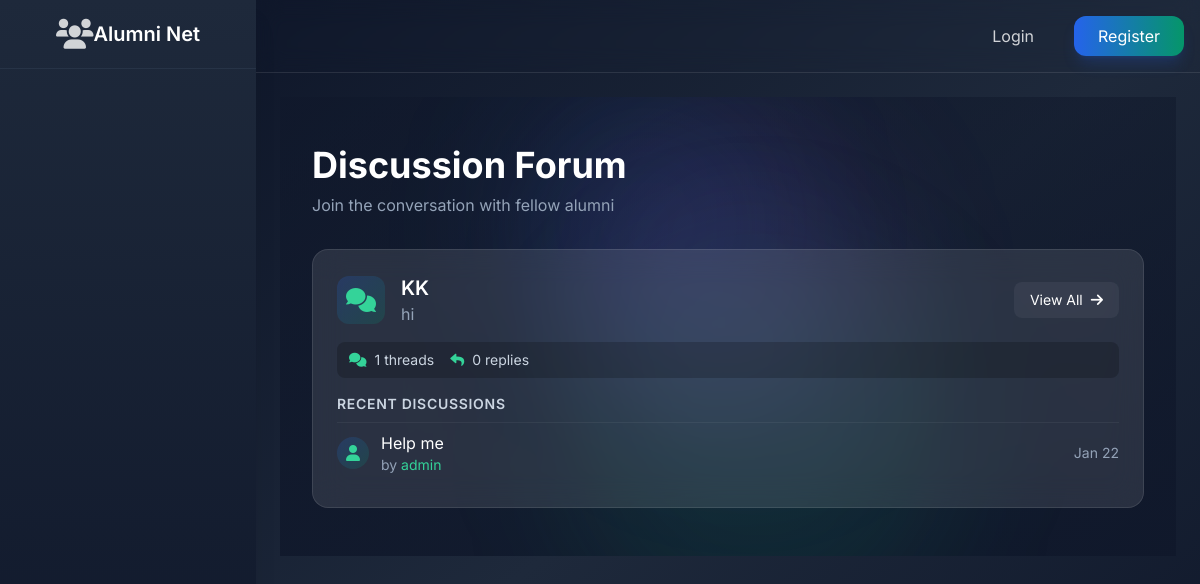
Before: /forum/ with the older database file.
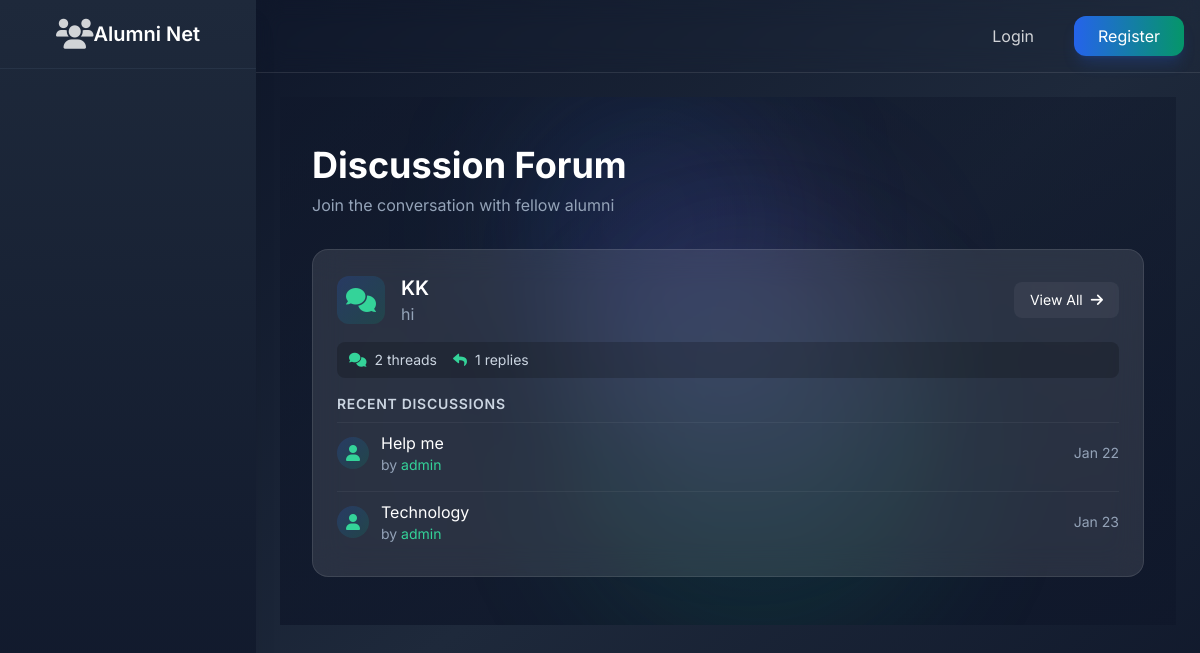
After: the same page with the newer database file.
### forum/models.py (models this page shows, shortened)
class Category(models.Model):
    name = models.CharField(max_length=100)
    description = models.TextField()
    created_at = models.DateTimeField(auto_now_add=True)
    class Meta:
        verbose_name_plural = "Categories"

class Thread(models.Model):
    title = models.CharField(max_length=200)
    content = models.TextField()
    category = models.ForeignKey(Category, on_delete=models.CASCADE, related_name='threads')
    author = models.ForeignKey(settings.AUTH_USER_MODEL, on_delete=models.CASCADE)
    created_at = models.DateTimeField(auto_now_add=True)
    updated_at = models.DateTimeField(auto_now=True)
    is_pinned = models.BooleanField(default=False)
    is_locked = models.BooleanField(default=False)
    views = models.PositiveIntegerField(default=0)

### users/models.py (models this page shows, shortened)
class User(AbstractUser):
    USER_TYPES = (
        ('admin', 'Admin'),
        ('alumni', 'Alumni'),
        ('student', 'Student'),
    )
    INDUSTRY_CHOICES = (
        ('it', 'Information Technology'),
        ('finance', 'Finance'),
        ('healthcare', 'Healthcare'),
        ('education', 'Education'),
        ('manufacturing', 'Manufacturing'),
        ('retail', 'Retail'),
        ('consulting', 'Consulting'),
        ('marketing', 'Marketing'),
        ('other', 'Other')
    )
    AVAILABILITY_CHOICES = (
        ('available', 'Available for Mentorship'),
        ('limited', 'Limited Availability'),
        ('unavailable', 'Not Available'),
    )
    user_type = models.CharField(max_length=10, choices=USER_TYPES, default='student')
    profile_picture = models.ImageField(upload_to='profile_pics/', null=True, blank=True)
    bio = models.TextField(max_length=500, blank=True)
    graduation_year = models.IntegerField(null=True, blank=True)
    current_job_title = models.CharField(max_length=100, blank=True)
    current_company = models.CharField(max_length=100, blank=True)
    industry = models.CharField(max_length=20, choices=INDUSTRY_CHOICES, blank=True)
    years_of_experience = models.PositiveIntegerField(default=0)
    skills = models.TextField(help_text="Enter skills separated by commas", blank=True)
    achievements = models.TextField(blank=True)
    certifications = models.TextField(help_text="Enter certifications separated by commas", blank=True)
    linkedin_profile = models.URLField(max_length=200, blank=True)
    portfolio_link = models.URLField(max_length=200, blank=True)
    mentorship_availability = models.CharField(
        max_length=20,
        choices=AVAILABILITY_CHOICES,
        blank=True
    )
    email_verified = models.BooleanField(default=False)

### forum/views.py (the view)
# urls.py: path('', views.category_list, name='category_list'),
def category_list(request):
    categories = Category.objects.annotate(
        thread_count=Count('threads'),
        reply_count=Count('threads__replies')
    )
    return render(request, 'forum/category_list.html', {'categories': categories})

### messaging/context_processors.py (called while the page is built, shortened)
def unread_message_count(request):
    return {'unread_message_count': 0}

### notifications/context_processors.py (called while the page is built)
def notification_count(request):
    if request.user.is_authenticated:
        unread_count = request.user.notifications.filter(read=False).count()
        return {'unread_notification_count': unread_count}
    return {'unread_notification_count': 0}

### forum/templates/forum/category_list.html (shortened to what the changed rows need)
{% extends 'base.html' %}
{% block content %}
<div class="relative">
    <div class="relative max-w-7xl mx-auto px-4 sm:px-6 lg:px-8 py-8 md:py-12">
        <div class="flex flex-col md:flex-row md:justify-between md:items-center mb-6 md:mb-8">
            <div>
                <h1 class="text-3xl md:text-4xl font-bold text-white mb-2">Discussion Forum</h1>
            </div>
        </div>
        <div class="space-y-4 md:space-y-6">
            {% for category in categories %}
                <div class="bg-white/10 backdrop-blur-lg rounded-xl md:rounded-2xl p-4 md:p-6 border border-white/10 hover:bg-white/[0.15] transition-all duration-300">
                    <div class="flex flex-col md:flex-row md:items-center gap-4">
                        <div class="w-10 h-10 md:w-12 md:h-12 flex-shrink-0 flex items-center justify-center rounded-xl bg-gradient-to-br from-blue-600/20 to-emerald-600/20">
                            <i class="fas fa-comments text-xl md:text-2xl text-emerald-400"></i>
                        </div>
                        <div class="flex-grow">
                            <h2 class="text-lg md:text-xl font-semibold text-white">
                                <a href="{% url 'forum:category_detail' category.id %}"
                                   class="hover:text-emerald-400 transition-colors duration-200">
                                    {{ category.name }}
                                </a>
                            </h2>
                            <p class="text-sm md:text-base text-slate-400">{{ category.description }}</p>
                        </div>
                        <div class="flex flex-wrap gap-2 md:gap-3">
                            <a href="{% url 'forum:category_detail' category.id %}"
                               class="inline-flex items-center px-3 py-1.5 md:px-4 md:py-2 bg-white/5 text-white text-sm rounded-lg hover:bg-white/10 transition-all duration-200">
                                View All
                                <i class="fas fa-arrow-right ml-2"></i>
                            </a>
                        </div>
                    </div>
                    <div class="flex flex-wrap gap-4 mt-4 px-3 py-2 bg-black/20 rounded-lg text-sm">
                        <div class="flex items-center text-slate-300">
                            <i class="fas fa-comments mr-2 text-emerald-400"></i>
                            <span>{{ category.thread_count }} threads</span>
                        </div>
                        <div class="flex items-center text-slate-300">
                            <i class="fas fa-reply mr-2 text-emerald-400"></i>
                            <span>{{ category.reply_count }} replies</span>
                        </div>
                    </div>
                    {% if category.threads.all %}
                        <div class="mt-4 space-y-2">
                            <h3 class="text-xs md:text-sm font-semibold text-slate-300 uppercase tracking-wider">Recent Discussions</h3>
                            {% for thread in category.threads.all|slice:":3" %}
                                <div class="flex items-center justify-between py-2 border-t border-white/5">
                                    <div class="flex items-center space-x-3">
                                        {% if thread.author.profile_picture %}
                                            <img src="{{ thread.author.profile_picture.url }}" alt="{{ thread.author.get_full_name|default:thread.author.username }}"
                                                 class="w-8 h-8 rounded-full object-cover">
                                        {% else %}
                                            <div class="w-8 h-8 rounded-full bg-gradient-to-br from-blue-600/20 to-emerald-600/20 flex items-center justify-center">
                                                <i class="fas fa-user text-emerald-400"></i>
                                            </div>
                                        {% endif %}
                                        <div>
                                            <a href="{% url 'forum:thread_detail' thread.id %}" class="text-white hover:text-emerald-400 transition-colors duration-200">
                                                {{ thread.title }}
                                            </a>
                                            <div class="text-sm text-slate-400">
                                                by <a href="{% url 'users:user_profile' thread.author.id %}" class="text-emerald-400 hover:text-emerald-300 transition-colors duration-200">
                                                    {{ thread.author.get_full_name|default:thread.author.username }}
                                                </a>
                                            </div>
                                        </div>
                                    </div>
                                    <span class="text-sm text-slate-400">{{ thread.created_at|date:"M d" }}</span>
                                </div>
                            {% endfor %}
                        </div>
                    {% endif %}
                </div>
            {% endfor %}
        </div>
    </div>
</div>
{% endblock %}

Changed rows visible on the page:
computed for Category "KK": thread_count "1" → "2"; reply_count "0" → "1"
added Thread: title "Technology", author.get_full_name "admin", created_at "Jan 23"
